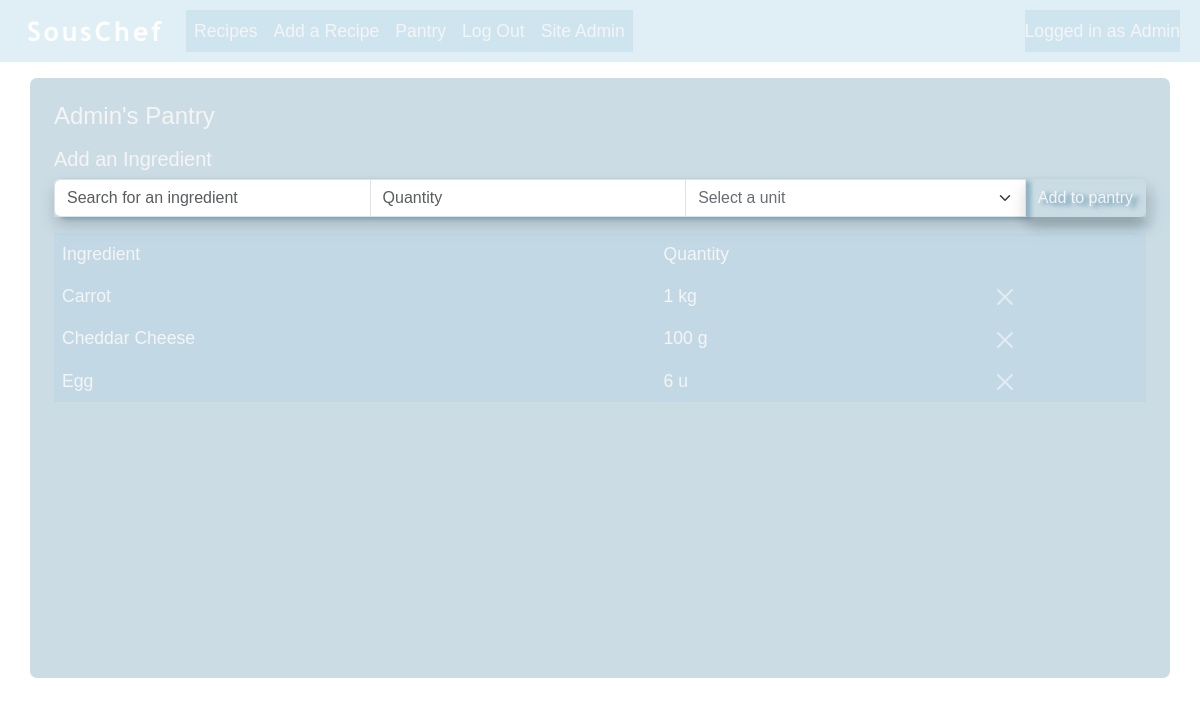
Page /pantry/ (signed in) on the committed database.
### souschef/models.py (models this page shows, shortened)
class User(AbstractUser):
    pass

class Pantry(models.Model):
    user = models.ForeignKey(User, on_delete=models.CASCADE)

class UserDashboard(models.Model):
    user_name = models.OneToOneField(User, on_delete=models.CASCADE, related_name="user_name")
    created = models.DateTimeField(auto_now_add=True)
    profile_picture = models.ImageField(upload_to="profile_pics", null=True, blank=True)
    def __str__(self):
        return f"{self.user_name}"

class Unit(models.Model):
    unit_type = models.CharField(max_length=8)
    def __str__(self):
        return self.unit_type

class PantryIngredient(models.Model):
    pantry = models.ForeignKey(Pantry, on_delete=models.CASCADE)
    name = models.ForeignKey(Ingredient, on_delete=models.CASCADE)
    quantity = models.DecimalField(max_digits=10, decimal_places=2, validators=[MinValueValidator(0)])
    unit = models.ForeignKey(Unit, on_delete=models.CASCADE)

### souschef/views.py (the view)
# urls.py: path("pantry/", views.pantry, name="pantry"),
@login_required
def pantry(request):
    if request.user.is_authenticated:
        if request.method == "GET":
            return pantry_get_request(request)
        elif request.method == "POST":
            return pantry_post_request(request)
    else:
        return redirect('login')

### souschef/forms.py
class PantryIngredientForm(ModelForm):
    name = ModelChoiceField(
        queryset=Ingredient.objects.all(),
        to_field_name="name",
    )
    ingredient_id = IntegerField()
    class Meta:
        model = PantryIngredient
        fields = ['name', 'quantity', 'unit']
        widgets = {
            "quantity": NumberInput(attrs={"required": "required"}),
            "unit": Select(attrs={"required": "required"}),
        }

### souschef/pantry_view.py (called while the page is built)
def pantry_get_request(request):
    query = request.GET.get("query")
    if query:
        return run_query(query)
    form = PantryIngredientForm()
    pantry = Pantry.objects.filter(user=request.user)
    contents = PantryIngredient.objects.filter(pantry__in=pantry).order_by('name__name')
    if contents:
        table_data = get_table_data(contents)
        return render(request, "SousChef/pantry.html", {
            "pantry": pantry,
            "table_data": table_data,
            "form": form,
        })
    else:
        return render(request, "SousChef/pantry.html", {
            "pantry": pantry,
            "form": form,
        })

### souschef/utils.py (called while the page is built)
def get_table_data(contents):
    table_data = []
    for item in contents:
        row = [
            item.name.name.title(),
            item.quantity,
            item.unit,
            item.name.id,
            item.id
        ]
        table_data.append(row)
    return table_data

### souschef/templates/souschef/pantry.html (shortened to what this page needs)
{% extends "SousChef/layout.html" %}
{% load custom_filters %}
{% block body %}
    <div class="container bg-custom mt-2 p-4">
        <div class="row mb-2">
            {% for p in pantry %}
                <h4>{{ p.user.user_name }}'s Pantry</h4>
            {% endfor %}
        </div>
        <div class="row">
            <h5>Add an Ingredient</h5>
            <form id="pantryIngredientForm" method="POST" action="{% url 'pantry' %}">
                <div class="input-group shadow mb-3">
                    <input id="searchBox" autocomplete="off" class="form-control search-box" name="name" placeholder="Search for an ingredient" type="text" required>
                    <input type="number" step="0.01" class="form-control" name="quantity" placeholder="Quantity" aria-label="Quantity" required>
                    <select class="form-control form-select" name="unit" required>
                        <option value="" selected disabled>Select a unit</option>
                    </select>
                    <button class="btn btn-custom shadow" type="submit">Add to pantry</button>
                </div>
            </form>
        </div>
    <div class="row">
        <div class="table-responsive">
            <table class="table table-borderless table-hover">
                <thead>
                    <tr>
                        <th class="fw-medium">Ingredient</th>
                        <th class="fw-medium">Quantity</th>
                        <th></th>
                    </tr>
                </thead>
                <tbody>
                    {% if table_data %}
                        {% for row in table_data %}
                        <form type="hidden" method="POST" action="{% url 'pantry_delete' %}">
                            <tr>
                                <td><a href="{% url 'ingredient' row.3 %}">{{ row.0 }}</a></td>
                                <td>{{ row.1|floatformat }} {{ row.2 }}</td>
                                <td data-bs-theme="dark">
                                    <button type="submit" class="btn btn-close"></button>
                                </td>
                            </tr>
                        </form>
                        {% endfor %}
                    {% else %}
                        <tr>
                            <td class="text-center" colspan="3">You might want to go shopping!</td>
                        </tr>
                    {% endif %}
                </tbody>
            </table>
        </div>
    </div>
{% endblock %}

### souschef/templates/souschef/layout.html (shortened to what this page needs)
{% load static %}
<!DOCTYPE html>
<html lang="en">
    <head>
        <link href="https://cdnjs.cloudflare.com/ajax/libs/cropperjs/1.6.2/cropper.css" rel="stylesheet">
        <link href="https://cdn.jsdelivr.net/npm/bootstrap@5.3.3/dist/css/bootstrap.min.css" rel="stylesheet">
        <link href="{% static 'styles.css' %}" rel="stylesheet">
    </head>
    <body>
        <nav class="navbar navbar-expand-lg nav-colours pt-2 mb-3">
            <div class="container-fluid ms-2">
                <a class="navbar-brand" href="{% url 'index' %}">
                    <img src="{% static 'images/souschef.png' %}" alt="Logo" width="150" height="auto" class="d-inline-block p-2">
                </a>
                <div class="collapse navbar-collapse" id="toggle">
                    <ul class="navbar-nav me-auto mb-3 mb-lg-0 nav-colours">
                        <li class="nav-item">
                            <a class="nav-link" href="{% url 'recipes' %}">Recipes</a>
                        </li>
                        {% if user.is_authenticated %}
                            <li class="nav-item">
                                <a class="nav-link" href="{% url 'add_recipe' %}">Add a Recipe</a>
                            </li>
                            <li class="nav-item">
                                <a class="nav-link" href="{% url 'pantry' %}">Pantry</a>
                            </li>
                            <li class="nav-item">
                                <a class="nav-link" href="{% url 'logout' %}">Log Out</a>
                            </li>
                        {% endif %}
                        {% if user.is_staff %}
                            <li class="nav-item">
                                <a class="nav-link" href="/admin/">Site Admin</a>
                            </li>
                        {% endif %}
                    </ul>
                    <div class="me-2 nav-colours">
                        {% if user.is_authenticated %}
                            <div class="navbar-text d-flex align-items-center">
                                Logged in as<a class="nav-link custom-ms" href="{% url 'user_dashboard' %}">{{ user.username }}</a>
                            </div>
                        {% else %}
                            <span class="navbar-text">Not logged in</span>
                        {% endif %}
                    </div>
                </div>
            </div>
        </nav>
        {% block body %}
        {% endblock %}
    </body>
</html>

### souschef/static/styles.css (style rules this page uses)
a { text-decoration: none; color: whitesmoke; }
body { background-image: url("/static/images/background.jpg"); background-position: center; background-repeat: vertical; background-attachment: fixed; background-size: 2000px; color: whitesmoke; font-family: 'sofiapro-light', 'Helvetica', 'Arial', sans-serif; font-size: 1.1rem; }
.bg-custom { background-color: rgba(85, 140, 167, 0.3); border-radius: 7px; min-height: 600px; }
.btn-custom { color: whitesmoke; }
.nav-colours { background-color: rgba(177, 213, 231, 0.4); }
.navbar-text { color: whitesmoke; }
.nav-link { color: whitesmoke !important; }
.custom-ms { margin-left: 0.3rem; }
input::placeholder { font-size: 1em; }
.form-select { font-size: 0.9em; color: #666d74; }
.form-control { color: #666d74; }
#searchBox { position: relative; z-index: 2; }
.shadow { filter: drop-shadow(5px 2px 2px #558ca780); }
.table { --bs-table-bg: rgba(177, 213, 231, 0.3); --bs-table-color: whitesmoke; --bs-table-hover-color: #ddeff8; --bs-table-hover-bg: rgba(38, 65, 79, 0.075); }

### rows in the picture
User: username "Admin"
Pantry: user.user_name "Admin"
Unit: row "Carrot", quantity "1", unit_type "kg"
Unit: row "Cheddar Cheese", quantity "100", unit_type "g"
Unit: row "Egg", quantity "6", unit_type "u"
